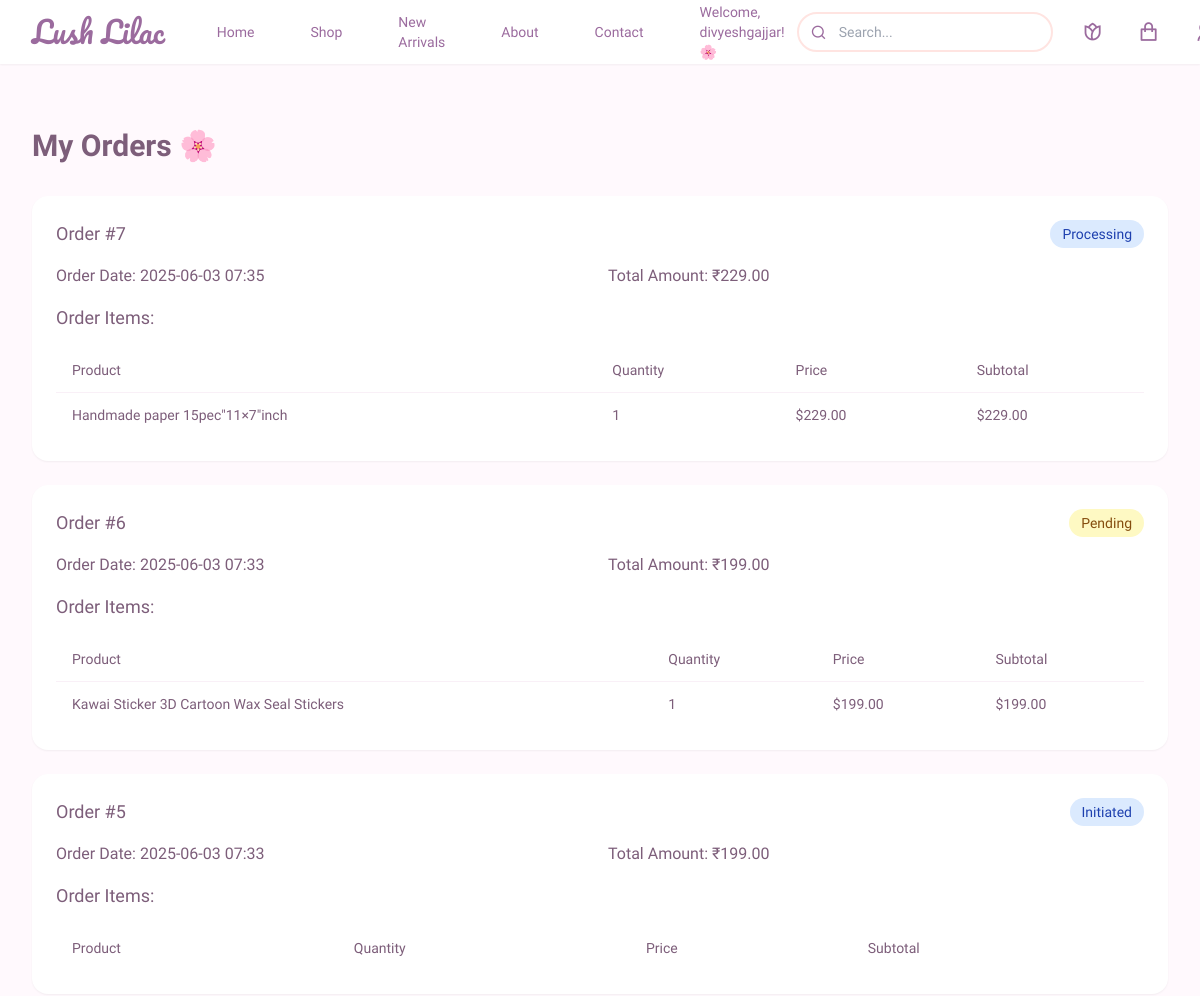
The page /my_orders (signed in, upper part) on the database as committed earlier.
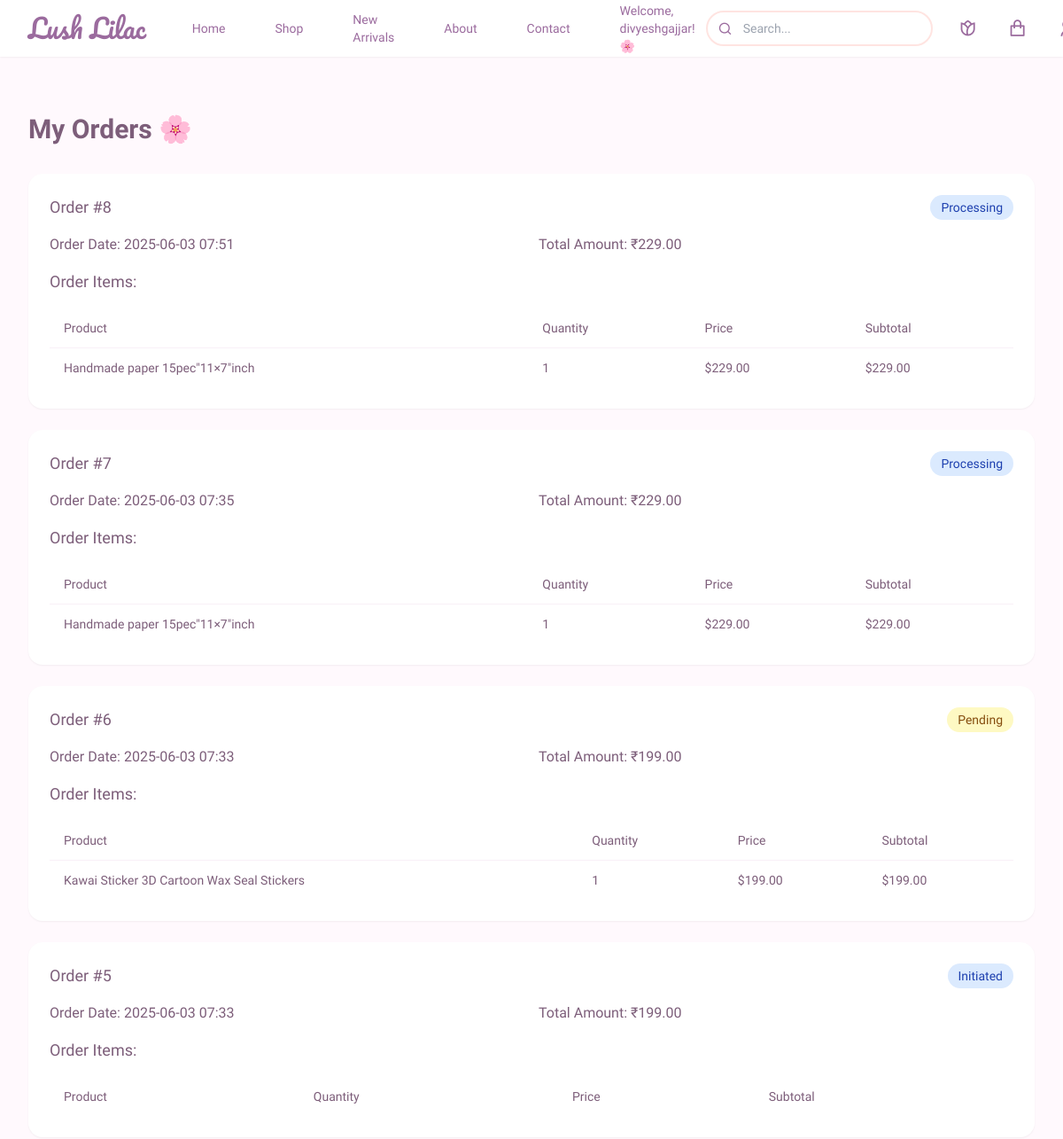
The same page on the database as committed later.
### app.py (models this page shows)
class Order(db.Model):
    id = db.Column(db.Integer, primary_key=True)
    user_id = db.Column(db.Integer, db.ForeignKey('user.id'), nullable=False)
    order_date = db.Column(db.DateTime, nullable=False)
    status = db.Column(db.String(20), default='pending')
    total_amount = db.Column(db.Float, nullable=False)
    items = db.relationship('OrderItem', backref='order', lazy=True)
    customer_name = db.Column(db.String(100))
    email = db.Column(db.String(120))
    phone = db.Column(db.String(20))
    address = db.Column(db.Text)
    payment_method = db.Column(db.String(50), default='Credit Card')
    payment_status = db.Column(db.String(20), default='Paid')
    tracking_number = db.Column(db.String(50))
    razorpay_order_id = db.Column(db.String(100), unique=True, nullable=True) # Add field to store Razorpay order ID

class OrderItem(db.Model):
    id = db.Column(db.Integer, primary_key=True)
    order_id = db.Column(db.Integer, db.ForeignKey('order.id'), nullable=False)
    product_name = db.Column(db.String(100), nullable=False)
    quantity = db.Column(db.Integer, nullable=False)
    price = db.Column(db.Float, nullable=False)
    model = db.Column(db.String(100))  # Add model field for customization
    custom_image = db.Column(db.String(255))  # New field for customization image

### app.py (the view, shortened to what this page needs)
@app.route('/my_orders')
@login_required
def my_orders():
    try:
        orders = Order.query.filter_by(user_id=current_user.id).order_by(Order.order_date.desc()).all()
        return render_template('my_orders.html', orders=orders)
    except Exception as e:
        print(f"Error in my_orders route: {str(e)}")
        flash('Error loading orders')
        return redirect(url_for('index'))

### app.py (called while the page is built)
@login_manager.user_loader
def load_user(user_id):
    return User.query.get(int(user_id))

### templates/my_orders.html
{% extends "base.html" %}
{% block content %}
<div class="max-w-7xl mx-auto px-4 sm:px-6 lg:px-8 py-16">
    <h2 class="text-3xl font-semibold text-[#7D5E7A] mb-8">My Orders 🌸</h2>
    {% if orders %}
        {% for order in orders %}
            <div class="bg-white rounded-lg shadow-sm p-6 mb-6">
                <div class="flex justify-between items-start mb-4">
                    <h5 class="text-lg font-medium text-[#7D5E7A]">Order #{{ order.id }}</h5>
                    <span class="px-3 py-1 rounded-full text-sm font-medium
                        {% if order.status == 'completed' %}
                            bg-green-100 text-green-800
                        {% elif order.status == 'pending' %}
                            bg-yellow-100 text-yellow-800
                        {% else %}
                            bg-blue-100 text-blue-800
                        {% endif %}">
                        {{ order.status|title }}
                    </span>
                </div>
                <div class="space-y-4">
                    <div class="grid grid-cols-1 md:grid-cols-2 gap-4">
                        <p class="text-[#7D5E7A]">
                            <span class="font-medium">Order Date:</span>
                            {{ order.order_date.strftime('%Y-%m-%d %H:%M') }}
                        </p>
                        <p class="text-[#7D5E7A]">
                            <span class="font-medium">Total Amount:</span> ₹{{ "%.2f"|format(order.total_amount) }}
                        </p>
                    </div>
                    <div class="mt-6">
                        <h6 class="text-lg font-medium text-[#7D5E7A] mb-4">Order Items:</h6>
                        <div class="overflow-x-auto">
                            <table class="min-w-full divide-y divide-[#F9F0F7]">
                                <thead>
                                    <tr>
                                        <th class="px-4 py-3 text-left text-sm font-medium text-[#7D5E7A]">Product</th>
                                        <th class="px-4 py-3 text-left text-sm font-medium text-[#7D5E7A]">Quantity</th>
                                        <th class="px-4 py-3 text-left text-sm font-medium text-[#7D5E7A]">Price</th>
                                        <th class="px-4 py-3 text-left text-sm font-medium text-[#7D5E7A]">Subtotal</th>
                                    </tr>
                                </thead>
                                <tbody class="divide-y divide-[#F9F0F7]">
                                    {% for item in order.items %}
                                    <tr>
                                        <td class="px-4 py-3 text-sm text-[#7D5E7A]">{{ item.product_name }}</td>
                                        <td class="px-4 py-3 text-sm text-[#7D5E7A]">{{ item.quantity }}</td>
                                        <td class="px-4 py-3 text-sm text-[#7D5E7A]">${{ "%.2f"|format(item.price) }}</td>
                                        <td class="px-4 py-3 text-sm text-[#7D5E7A]">${{ "%.2f"|format(item.quantity * item.price) }}</td>
                                    </tr>
                                    {% endfor %}
                                </tbody>
                            </table>
                        </div>
                    </div>
                </div>
            </div>
        {% endfor %}
    {% else %}
        <div class="bg-[#F9F0F7] rounded-lg p-6 text-center">
            <p class="text-[#7D5E7A]">You haven't placed any orders yet.</p>
        </div>
    {% endif %}
</div>
{% endblock %}

Rows that differ between the two databases and show on the page:
added Order: id "8", status "Processing", order_date "2025-06-03 07:51", total_amount "229.00"
added OrderItem: product_name "Handmade paper 15pec\"11×7\"inch", quantity "1", price "229.00", item.quantity*item.price "229.00", shown under "8"
